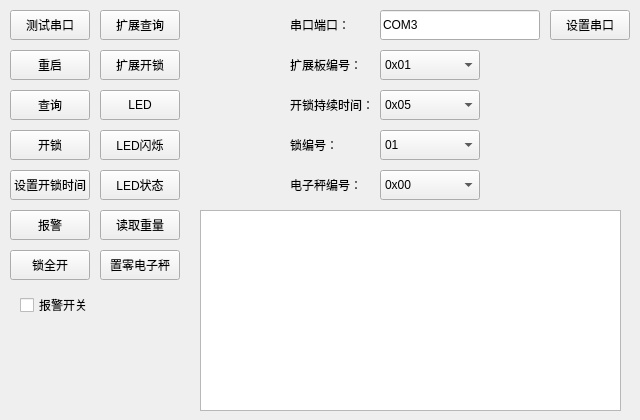
<?xml version="1.0" encoding="UTF-8"?>
<ui version="4.0">
 <class>SetupLock</class>
 <widget class="QWidget" name="SetupLock">
  <property name="geometry">
   <rect>
    <x>0</x>
    <y>0</y>
    <width>640</width>
    <height>420</height>
   </rect>
  </property>
  <property name="windowTitle">
   <string>Form</string>
  </property>
  <widget class="QPushButton" name="Reset">
   <property name="geometry">
    <rect>
     <x>10</x>
     <y>50</y>
     <width>80</width>
     <height>30</height>
    </rect>
   </property>
   <property name="text">
    <string>重启</string>
   </property>
  </widget>
  <widget class="QPushButton" name="TestPort">
   <property name="geometry">
    <rect>
     <x>10</x>
     <y>10</y>
     <width>80</width>
     <height>30</height>
    </rect>
   </property>
   <property name="text">
    <string>测试串口</string>
   </property>
  </widget>
  <widget class="QPushButton" name="EXLedTwinkle">
   <property name="geometry">
    <rect>
     <x>100</x>
     <y>130</y>
     <width>80</width>
     <height>30</height>
    </rect>
   </property>
   <property name="text">
    <string>LED闪烁</string>
   </property>
  </widget>
  <widget class="QPushButton" name="ReadWeight">
   <property name="geometry">
    <rect>
     <x>100</x>
     <y>210</y>
     <width>80</width>
     <height>30</height>
    </rect>
   </property>
   <property name="text">
    <string>读取重量</string>
   </property>
  </widget>
  <widget class="QPushButton" name="EXLedState">
   <property name="geometry">
    <rect>
     <x>100</x>
     <y>170</y>
     <width>80</width>
     <height>30</height>
    </rect>
   </property>
   <property name="text">
    <string>LED状态</string>
   </property>
  </widget>
  <widget class="QPushButton" name="EXQuery">
   <property name="geometry">
    <rect>
     <x>100</x>
     <y>10</y>
     <width>80</width>
     <height>30</height>
    </rect>
   </property>
   <property name="text">
    <string>扩展查询</string>
   </property>
  </widget>
  <widget class="QPushButton" name="Warning">
   <property name="geometry">
    <rect>
     <x>10</x>
     <y>210</y>
     <width>80</width>
     <height>30</height>
    </rect>
   </property>
   <property name="text">
    <string>报警</string>
   </property>
  </widget>
  <widget class="QPushButton" name="Query">
   <property name="geometry">
    <rect>
     <x>10</x>
     <y>90</y>
     <width>80</width>
     <height>30</height>
    </rect>
   </property>
   <property name="text">
    <string>查询</string>
   </property>
  </widget>
  <widget class="QPushButton" name="EXLed">
   <property name="geometry">
    <rect>
     <x>100</x>
     <y>90</y>
     <width>80</width>
     <height>30</height>
    </rect>
   </property>
   <property name="text">
    <string>LED</string>
   </property>
  </widget>
  <widget class="QPushButton" name="EXOpenLock">
   <property name="geometry">
    <rect>
     <x>100</x>
     <y>50</y>
     <width>80</width>
     <height>30</height>
    </rect>
   </property>
   <property name="text">
    <string>扩展开锁</string>
   </property>
  </widget>
  <widget class="QPushButton" name="OpenLock">
   <property name="geometry">
    <rect>
     <x>10</x>
     <y>130</y>
     <width>80</width>
     <height>30</height>
    </rect>
   </property>
   <property name="text">
    <string>开锁</string>
   </property>
  </widget>
  <widget class="QPushButton" name="SetOpenTime">
   <property name="geometry">
    <rect>
     <x>10</x>
     <y>170</y>
     <width>80</width>
     <height>30</height>
    </rect>
   </property>
   <property name="text">
    <string>设置开锁时间</string>
   </property>
  </widget>
  <widget class="QComboBox" name="exBox">
   <property name="geometry">
    <rect>
     <x>380</x>
     <y>50</y>
     <width>100</width>
     <height>30</height>
    </rect>
   </property>
   <property name="currentIndex">
    <number>1</number>
   </property>
   <item>
    <property name="text">
     <string>0x00</string>
    </property>
   </item>
   <item>
    <property name="text">
     <string>0x01</string>
    </property>
   </item>
   <item>
    <property name="text">
     <string>0x02</string>
    </property>
   </item>
   <item>
    <property name="text">
     <string>0x03</string>
    </property>
   </item>
   <item>
    <property name="text">
     <string>0x04</string>
    </property>
   </item>
   <item>
    <property name="text">
     <string>0x05</string>
    </property>
   </item>
   <item>
    <property name="text">
     <string>0x06</string>
    </property>
   </item>
   <item>
    <property name="text">
     <string>0x07</string>
    </property>
   </item>
   <item>
    <property name="text">
     <string>0x08</string>
    </property>
   </item>
   <item>
    <property name="text">
     <string>0x09</string>
    </property>
   </item>
   <item>
    <property name="text">
     <string>0x0A</string>
    </property>
   </item>
   <item>
    <property name="text">
     <string>0x0B</string>
    </property>
   </item>
   <item>
    <property name="text">
     <string>0x0C</string>
    </property>
   </item>
   <item>
    <property name="text">
     <string>0x0D</string>
    </property>
   </item>
   <item>
    <property name="text">
     <string>0x0E</string>
    </property>
   </item>
   <item>
    <property name="text">
     <string>0x0F</string>
    </property>
   </item>
   <item>
    <property name="text">
     <string>0x10</string>
    </property>
   </item>
  </widget>
  <widget class="QLabel" name="label_2">
   <property name="geometry">
    <rect>
     <x>290</x>
     <y>10</y>
     <width>80</width>
     <height>30</height>
    </rect>
   </property>
   <property name="text">
    <string>串口端口：</string>
   </property>
  </widget>
  <widget class="QLabel" name="label_3">
   <property name="geometry">
    <rect>
     <x>290</x>
     <y>50</y>
     <width>80</width>
     <height>30</height>
    </rect>
   </property>
   <property name="text">
    <string>扩展板编号：</string>
   </property>
  </widget>
  <widget class="QLabel" name="label_4">
   <property name="geometry">
    <rect>
     <x>290</x>
     <y>90</y>
     <width>80</width>
     <height>30</height>
    </rect>
   </property>
   <property name="text">
    <string>开锁持续时间：</string>
   </property>
  </widget>
  <widget class="QComboBox" name="timeBox">
   <property name="geometry">
    <rect>
     <x>380</x>
     <y>90</y>
     <width>100</width>
     <height>30</height>
    </rect>
   </property>
   <property name="currentIndex">
    <number>5</number>
   </property>
   <item>
    <property name="text">
     <string>0x00</string>
    </property>
   </item>
   <item>
    <property name="text">
     <string>0x01</string>
    </property>
   </item>
   <item>
    <property name="text">
     <string>0x02</string>
    </property>
   </item>
   <item>
    <property name="text">
     <string>0x03</string>
    </property>
   </item>
   <item>
    <property name="text">
     <string>0x04</string>
    </property>
   </item>
   <item>
    <property name="text">
     <string>0x05</string>
    </property>
   </item>
   <item>
    <property name="text">
     <string>0x06</string>
    </property>
   </item>
   <item>
    <property name="text">
     <string>0x07</string>
    </property>
   </item>
   <item>
    <property name="text">
     <string>0x08</string>
    </property>
   </item>
   <item>
    <property name="text">
     <string>0x09</string>
    </property>
   </item>
   <item>
    <property name="text">
     <string>0x0A</string>
    </property>
   </item>
   <item>
    <property name="text">
     <string>0x0B</string>
    </property>
   </item>
   <item>
    <property name="text">
     <string>0x0C</string>
    </property>
   </item>
   <item>
    <property name="text">
     <string>0x0D</string>
    </property>
   </item>
   <item>
    <property name="text">
     <string>0x0E</string>
    </property>
   </item>
   <item>
    <property name="text">
     <string>0x0F</string>
    </property>
   </item>
   <item>
    <property name="text">
     <string>0x10</string>
    </property>
   </item>
   <item>
    <property name="text">
     <string>0x11</string>
    </property>
   </item>
   <item>
    <property name="text">
     <string>0x12</string>
    </property>
   </item>
   <item>
    <property name="text">
     <string>0x13</string>
    </property>
   </item>
   <item>
    <property name="text">
     <string>0x14</string>
    </property>
   </item>
  </widget>
  <widget class="QCheckBox" name="warning">
   <property name="geometry">
    <rect>
     <x>20</x>
     <y>290</y>
     <width>161</width>
     <height>30</height>
    </rect>
   </property>
   <property name="text">
    <string>报警开关</string>
   </property>
  </widget>
  <widget class="QLabel" name="label_5">
   <property name="geometry">
    <rect>
     <x>290</x>
     <y>130</y>
     <width>80</width>
     <height>30</height>
    </rect>
   </property>
   <property name="text">
    <string>锁编号：</string>
   </property>
  </widget>
  <widget class="QComboBox" name="lockBox">
   <property name="geometry">
    <rect>
     <x>380</x>
     <y>130</y>
     <width>100</width>
     <height>30</height>
    </rect>
   </property>
   <item>
    <property name="text">
     <string>01</string>
    </property>
   </item>
   <item>
    <property name="text">
     <string>02</string>
    </property>
   </item>
   <item>
    <property name="text">
     <string>04</string>
    </property>
   </item>
   <item>
    <property name="text">
     <string>08</string>
    </property>
   </item>
   <item>
    <property name="text">
     <string>10</string>
    </property>
   </item>
   <item>
    <property name="text">
     <string>20</string>
    </property>
   </item>
   <item>
    <property name="text">
     <string>40</string>
    </property>
   </item>
   <item>
    <property name="text">
     <string>80</string>
    </property>
   </item>
   <item>
    <property name="text">
     <string>FF</string>
    </property>
   </item>
  </widget>
  <widget class="QComboBox" name="weightBox">
   <property name="geometry">
    <rect>
     <x>380</x>
     <y>170</y>
     <width>100</width>
     <height>30</height>
    </rect>
   </property>
   <item>
    <property name="text">
     <string>0x00</string>
    </property>
   </item>
   <item>
    <property name="text">
     <string>0x01</string>
    </property>
   </item>
   <item>
    <property name="text">
     <string>0x02</string>
    </property>
   </item>
   <item>
    <property name="text">
     <string>0x03</string>
    </property>
   </item>
   <item>
    <property name="text">
     <string>0x04</string>
    </property>
   </item>
   <item>
    <property name="text">
     <string>0x05</string>
    </property>
   </item>
   <item>
    <property name="text">
     <string>0x06</string>
    </property>
   </item>
   <item>
    <property name="text">
     <string>0x07</string>
    </property>
   </item>
   <item>
    <property name="text">
     <string>0x08</string>
    </property>
   </item>
   <item>
    <property name="text">
     <string>0x09</string>
    </property>
   </item>
  </widget>
  <widget class="QLabel" name="label_6">
   <property name="geometry">
    <rect>
     <x>290</x>
     <y>170</y>
     <width>80</width>
     <height>30</height>
    </rect>
   </property>
   <property name="text">
    <string>电子秤编号：</string>
   </property>
  </widget>
  <widget class="QPushButton" name="allLock">
   <property name="geometry">
    <rect>
     <x>10</x>
     <y>250</y>
     <width>80</width>
     <height>30</height>
    </rect>
   </property>
   <property name="text">
    <string>锁全开</string>
   </property>
  </widget>
  <widget class="QLineEdit" name="lineEdit">
   <property name="geometry">
    <rect>
     <x>380</x>
     <y>10</y>
     <width>160</width>
     <height>30</height>
    </rect>
   </property>
   <property name="text">
    <string>COM3</string>
   </property>
  </widget>
  <widget class="QPushButton" name="setPort">
   <property name="geometry">
    <rect>
     <x>550</x>
     <y>10</y>
     <width>80</width>
     <height>30</height>
    </rect>
   </property>
   <property name="text">
    <string>设置串口</string>
   </property>
  </widget>
  <widget class="QTextBrowser" name="textBrowser">
   <property name="geometry">
    <rect>
     <x>200</x>
     <y>210</y>
     <width>421</width>
     <height>201</height>
    </rect>
   </property>
  </widget>
  <widget class="QPushButton" name="setScale">
   <property name="geometry">
    <rect>
     <x>100</x>
     <y>250</y>
     <width>80</width>
     <height>30</height>
    </rect>
   </property>
   <property name="text">
    <string>置零电子秤</string>
   </property>
  </widget>
 </widget>
 <resources/>
 <connections/>
</ui>
